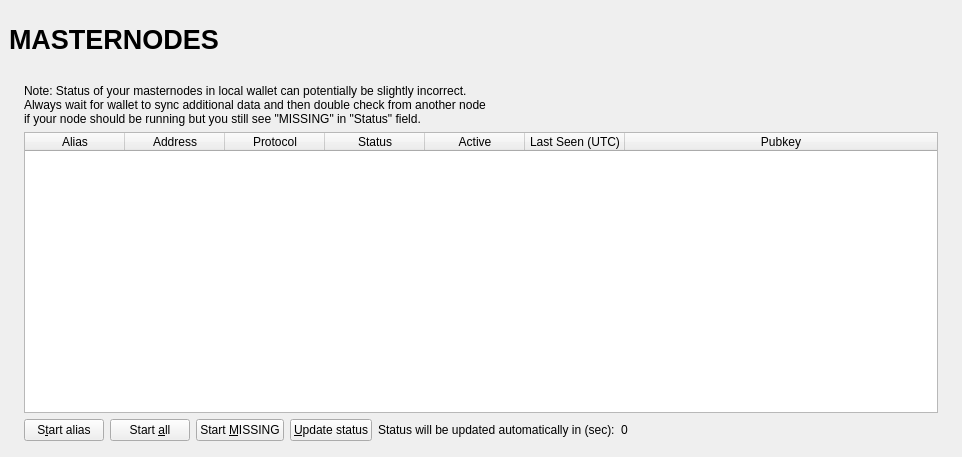
<?xml version="1.0" encoding="UTF-8"?>
<ui version="4.0">
 <class>MasternodeList</class>
 <widget class="QWidget" name="MasternodeList">
  <property name="geometry">
   <rect>
    <x>0</x>
    <y>0</y>
    <width>962</width>
    <height>457</height>
   </rect>
  </property>
  <property name="windowTitle">
   <string>Form</string>
  </property>
  <layout class="QVBoxLayout" name="topLayout" stretch="0">
   <property name="leftMargin">
    <number>9</number>
   </property>
   <property name="topMargin">
    <number>9</number>
   </property>
   <property name="rightMargin">
    <number>9</number>
   </property>
   <property name="bottomMargin">
    <number>9</number>
   </property>
   <item>
    <layout class="QVBoxLayout" name="verticalLayout_Master" stretch="0,1">
     <property name="spacing">
      <number>0</number>
     </property>
     <item>
      <widget class="QFrame" name="frame_Header">
       <layout class="QVBoxLayout" name="verticalLayout_4">
        <property name="leftMargin">
         <number>0</number>
        </property>
        <property name="topMargin">
         <number>0</number>
        </property>
        <property name="rightMargin">
         <number>0</number>
        </property>
        <property name="bottomMargin">
         <number>0</number>
        </property>
        <item>
         <layout class="QHBoxLayout" name="horizontalLayout_Header" stretch="1,0,1">
          <item>
           <widget class="QLabel" name="labelOverviewHeaderLeft">
            <property name="minimumSize">
             <size>
              <width>464</width>
              <height>60</height>
             </size>
            </property>
            <property name="maximumSize">
             <size>
              <width>16777215</width>
              <height>60</height>
             </size>
            </property>
            <property name="font">
             <font>
              <pointsize>20</pointsize>
              <weight>75</weight>
              <bold>true</bold>
             </font>
            </property>
            <property name="text">
             <string>MASTERNODES</string>
            </property>
           </widget>
          </item>
          <item>
           <spacer name="horizontalSpacer">
            <property name="orientation">
             <enum>Qt::Horizontal</enum>
            </property>
            <property name="sizeHint" stdset="0">
             <size>
              <width>40</width>
              <height>20</height>
             </size>
            </property>
           </spacer>
          </item>
          <item>
           <widget class="QLabel" name="labelOverviewHeaderRight">
            <property name="minimumSize">
             <size>
              <width>464</width>
              <height>60</height>
             </size>
            </property>
            <property name="maximumSize">
             <size>
              <width>16777215</width>
              <height>60</height>
             </size>
            </property>
            <property name="font">
             <font>
              <pointsize>14</pointsize>
             </font>
            </property>
            <property name="text">
             <string/>
            </property>
            <property name="alignment">
             <set>Qt::AlignRight|Qt::AlignTrailing|Qt::AlignVCenter</set>
            </property>
           </widget>
          </item>
         </layout>
        </item>
       </layout>
      </widget>
     </item>
     <item>
      <widget class="QFrame" name="frame_BG">
       <layout class="QVBoxLayout" name="verticalLayout_3">
        <property name="leftMargin">
         <number>6</number>
        </property>
        <property name="topMargin">
         <number>6</number>
        </property>
        <property name="rightMargin">
         <number>6</number>
        </property>
        <property name="bottomMargin">
         <number>6</number>
        </property>
        <item>
         <widget class="QFrame" name="frame_Content">
          <layout class="QVBoxLayout" name="verticalLayout">
           <property name="spacing">
            <number>0</number>
           </property>
           <property name="leftMargin">
            <number>0</number>
           </property>
           <property name="topMargin">
            <number>0</number>
           </property>
           <property name="rightMargin">
            <number>0</number>
           </property>
           <property name="bottomMargin">
            <number>0</number>
           </property>
           <item>
            <layout class="QGridLayout" name="gridLayout_2">
             <property name="spacing">
              <number>2</number>
             </property>
             <item row="0" column="0">
              <widget class="QFrame" name="frameList">
               <layout class="QVBoxLayout" name="verticalLayout_2">
                <property name="bottomMargin">
                 <number>1</number>
                </property>
                <item>
                 <layout class="QHBoxLayout" name="horizontalLayout_note">
                  <property name="bottomMargin">
                   <number>0</number>
                  </property>
                  <item>
                   <widget class="QLabel" name="updateNote">
                    <property name="text">
                     <string>Note: Status of your masternodes in local wallet can potentially be slightly incorrect.&lt;br /&gt;Always wait for wallet to sync additional data and then double check from another node&lt;br /&gt;if your node should be running but you still see &quot;MISSING&quot; in &quot;Status&quot; field.</string>
                    </property>
                   </widget>
                  </item>
                 </layout>
                </item>
                <item>
                 <widget class="QTableWidget" name="tableWidgetMyMasternodes">
                  <property name="minimumSize">
                   <size>
                    <width>695</width>
                    <height>0</height>
                   </size>
                  </property>
                  <property name="palette">
                   <palette>
                    <active>
                     <colorrole role="Text">
                      <brush brushstyle="SolidPattern">
                       <color alpha="255">
                        <red>51</red>
                        <green>51</green>
                        <blue>51</blue>
                       </color>
                      </brush>
                     </colorrole>
                     <colorrole role="PlaceholderText">
                      <brush brushstyle="NoBrush">
                       <color alpha="128">
                        <red>51</red>
                        <green>51</green>
                        <blue>51</blue>
                       </color>
                      </brush>
                     </colorrole>
                    </active>
                    <inactive>
                     <colorrole role="Text">
                      <brush brushstyle="SolidPattern">
                       <color alpha="255">
                        <red>51</red>
                        <green>51</green>
                        <blue>51</blue>
                       </color>
                      </brush>
                     </colorrole>
                     <colorrole role="PlaceholderText">
                      <brush brushstyle="NoBrush">
                       <color alpha="128">
                        <red>51</red>
                        <green>51</green>
                        <blue>51</blue>
                       </color>
                      </brush>
                     </colorrole>
                    </inactive>
                    <disabled>
                     <colorrole role="Text">
                      <brush brushstyle="SolidPattern">
                       <color alpha="255">
                        <red>85</red>
                        <green>85</green>
                        <blue>85</blue>
                       </color>
                      </brush>
                     </colorrole>
                     <colorrole role="PlaceholderText">
                      <brush brushstyle="NoBrush">
                       <color alpha="128">
                        <red>51</red>
                        <green>51</green>
                        <blue>51</blue>
                       </color>
                      </brush>
                     </colorrole>
                    </disabled>
                   </palette>
                  </property>
                  <property name="editTriggers">
                   <set>QAbstractItemView::NoEditTriggers</set>
                  </property>
                  <property name="alternatingRowColors">
                   <bool>true</bool>
                  </property>
                  <property name="selectionMode">
                   <enum>QAbstractItemView::SingleSelection</enum>
                  </property>
                  <property name="selectionBehavior">
                   <enum>QAbstractItemView::SelectRows</enum>
                  </property>
                  <property name="sortingEnabled">
                   <bool>true</bool>
                  </property>
                  <attribute name="horizontalHeaderStretchLastSection">
                   <bool>true</bool>
                  </attribute>
                  <column>
                   <property name="text">
                    <string>Alias</string>
                   </property>
                  </column>
                  <column>
                   <property name="text">
                    <string>Address</string>
                   </property>
                  </column>
                  <column>
                   <property name="text">
                    <string>Protocol</string>
                   </property>
                  </column>
                  <column>
                   <property name="text">
                    <string>Status</string>
                   </property>
                  </column>
                  <column>
                   <property name="text">
                    <string>Active</string>
                   </property>
                  </column>
                  <column>
                   <property name="text">
                    <string>Last Seen (UTC)</string>
                   </property>
                  </column>
                  <column>
                   <property name="text">
                    <string>Pubkey</string>
                   </property>
                  </column>
                 </widget>
                </item>
                <item>
                 <layout class="QHBoxLayout" name="horizontalLayout_5">
                  <property name="bottomMargin">
                   <number>0</number>
                  </property>
                  <item>
                   <widget class="QPushButton" name="startButton">
                    <property name="text">
                     <string>S&amp;tart alias</string>
                    </property>
                   </widget>
                  </item>
                  <item>
                   <widget class="QPushButton" name="startAllButton">
                    <property name="cursor">
                     <cursorShape>PointingHandCursor</cursorShape>
                    </property>
                    <property name="text">
                     <string>Start &amp;all</string>
                    </property>
                   </widget>
                  </item>
                  <item>
                   <widget class="QPushButton" name="startMissingButton">
                    <property name="cursor">
                     <cursorShape>PointingHandCursor</cursorShape>
                    </property>
                    <property name="text">
                     <string>Start &amp;MISSING</string>
                    </property>
                   </widget>
                  </item>
                  <item>
                   <widget class="QPushButton" name="UpdateButton">
                    <property name="cursor">
                     <cursorShape>PointingHandCursor</cursorShape>
                    </property>
                    <property name="text">
                     <string>&amp;Update status</string>
                    </property>
                   </widget>
                  </item>
                  <item>
                   <widget class="QLabel" name="autoupdate_label">
                    <property name="text">
                     <string>Status will be updated automatically in (sec):</string>
                    </property>
                   </widget>
                  </item>
                  <item>
                   <widget class="QLabel" name="secondsLabel">
                    <property name="text">
                     <string>0</string>
                    </property>
                   </widget>
                  </item>
                  <item>
                   <spacer name="horizontalSpacer_5">
                    <property name="orientation">
                     <enum>Qt::Horizontal</enum>
                    </property>
                    <property name="sizeHint" stdset="0">
                     <size>
                      <width>40</width>
                      <height>20</height>
                     </size>
                    </property>
                   </spacer>
                  </item>
                 </layout>
                </item>
               </layout>
              </widget>
             </item>
            </layout>
           </item>
          </layout>
         </widget>
        </item>
       </layout>
      </widget>
     </item>
    </layout>
   </item>
  </layout>
 </widget>
 <resources/>
 <connections/>
</ui>
